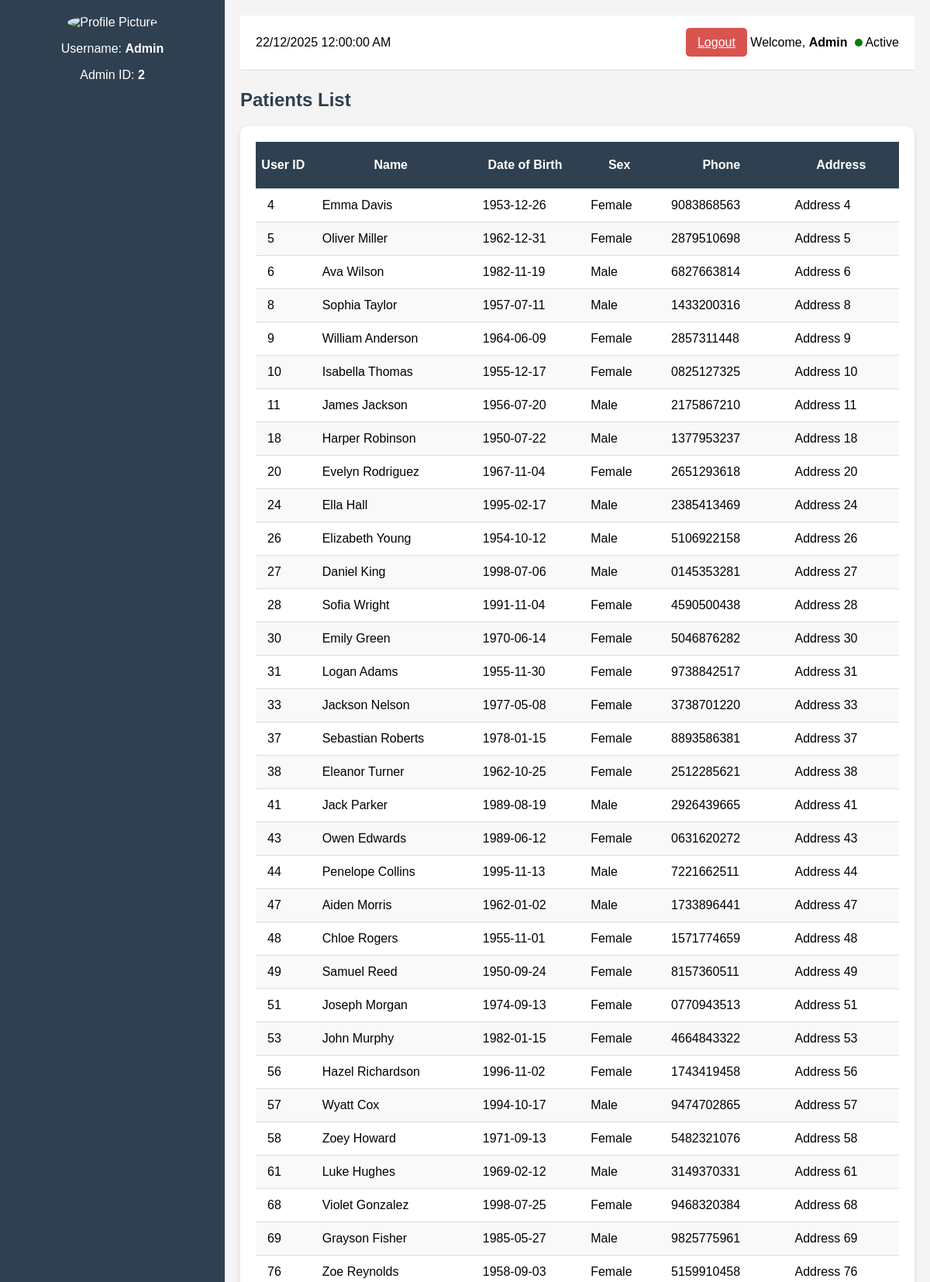
The app's page /check-patient (signed in, upper part) with its own data.
### website/models.py (models this page shows)
class User(db.Model, UserMixin):
    __tablename__ = 'user'
    user_id = db.Column(db.Integer, primary_key=True)
    password = db.Column(db.String(255), nullable=True)
    name = db.Column(db.String(255), nullable=True)
    dob = db.Column(db.Date, nullable=True)
    sex = db.Column(db.String(255), nullable=True)
    phone = db.Column(db.String(255), nullable=True)
    address = db.Column(db.String(255), nullable=True)
    role = db.Column(db.Integer, nullable=True)
    __table_args__ = (
        CheckConstraint(sex.in_(['Male', 'Female']), name='check_sex'),
        CheckConstraint(role.in_([1, 2]), name='check_user_role')
    )
    patient = db.relationship('Patient', backref='user', uselist=False)
    doctor = db.relationship('Doctor', backref='user', uselist=False)

### website/views.py (the view)
@views.route('/check-patient', methods=['GET'])
@login_required
def check_patient():
    result = db.session.execute(text(
        """
        SELECT
            user.user_id,
            user.name,
            user.dob,
            user.sex,
            user.phone,
            user.address
        FROM
            user
        JOIN
            patient ON user.user_id = patient.user_id
        """
    ))
    columns = result.keys()  # Get column names
    rows = result.fetchall()
    patients = [dict(zip(columns, row)) for row in rows]
    return render_template(
        "checkPatient.html",
        patients=patients,
        today=date.today()  # Pass today's date to the template
    )

### website/__init__.py (called while the page is built)
def create_app():
    app = Flask(__name__)
    app.config['SECRET_KEY'] = 'hjshjhdjah kjshkjdhjs'
    app.config['SQLALCHEMY_DATABASE_URI'] = f'sqlite:///{DB_NAME}'
    db.init_app(app)
    from .views import views
    from .auth import auth
    app.register_blueprint(views, url_prefix='/')
    app.register_blueprint(auth, url_prefix='/')
    from .models import User
    with app.app_context():
        db.create_all()
    login_manager = LoginManager()
    login_manager.login_view = 'auth.login'
    login_manager.init_app(app)
    @login_manager.user_loader
    def load_user(user_id):
        return User.query.get(int(user_id))
    return app

### website/templates/checkPatient.html (shortened to what this page needs)
<!DOCTYPE html>
<html lang="en">
  <head>
    <link
      rel="stylesheet"
      href="{{ url_for('static', filename='checkPatient.css') }}"
    />
  </head>
  <body>
    <div class="container">
      <div class="sidebar">
        <div class="profile">
          <img
            src="https://png.pngtree.com/png-vector/20190223/ourlarge/pngtree-admin-rolls-glyph-black-icon-png-image_691507.jpg"
            alt="Profile Picture"
          />
          <p>Username: <strong>Admin</strong></p>
          <p>Admin ID: <strong>2</strong></p>
        </div>
      </div>
      <div class="main-content">
        <header class="header">
          <div class="date-time">
            <p>{{ today.strftime('%d/%m/%Y %I:%M:%S %p') }}</p>
          </div>
          <div class="logout">
            <a class="logout-button" href="/logout">Logout</a>
            <span>Welcome, <strong>Admin</strong></span>
            <div class="status-dot"></div>
            <span>Active</span>
          </div>
        </header>
        <div class="patients-section">
          <h3>Patients List</h3>
          <div class="patients-table-inside">
            <table>
              <thead>
                <tr>
                  <th>User ID</th>
                  <th>Name</th>
                  <th>Date of Birth</th>
                  <th>Sex</th>
                  <th>Phone</th>
                  <th>Address</th>
                </tr>
              </thead>
              <tbody>
                {% for patient in patients %}
                <tr>
                  <td>{{ patient['user_id'] }}</td>
                  <td>{{ patient['name'] }}</td>
                  <td>{{ patient['dob'] }}</td>
                  <td>{{ patient['sex'] }}</td>
                  <td>{{ patient['phone'] }}</td>
                  <td>{{ patient['address'] }}</td>
                </tr>
                {% endfor %}
              </tbody>
            </table>
          </div>
        </div>
      </div>
    </div>
  </body>
</html>

### website/static/checkPatient.css (style rules this page uses)
body { font-family: Arial, sans-serif; margin: 0; padding: 0; background-color: #f4f4f4; }
.container { display: flex; height: 100vh; }
.sidebar { width: 250px; background-color: #2f4050; color: #fff; display: flex; flex-direction: column; justify-content: space-between; padding: 20px; }
.profile { text-align: center; }
.profile img { border-radius: 50%; width: 70px; height: 70px; }
.main-content { flex: 1; padding: 20px; overflow-y: auto; }
.header { display: flex; justify-content: space-between; align-items: center; background-color: #fff; padding: 10px 20px; border-bottom: 1px solid #ddd; }
.logout-button { background-color: #d9534f; color: #fff; padding: 10px 15px; border: none; cursor: pointer; border-radius: 5px; }
.status-dot { display: inline-block; width: 10px; height: 10px; background-color: green; border-radius: 50%; margin-left: 5px; }
.patients-section { margin-top: 20px; }
.patients-section h3 { margin-bottom: 20px; font-size: 24px; color: #2f4050; }
.patients-table-inside { max-height: 70vh; overflow-y: auto; background-color: #fff; border-radius: 10px; padding: 20px; box-shadow: 0 4px 8px rgba(0, 0, 0, 0.1); }
table { width: 100%; border-collapse: collapse; }
thead { background-color: #2f4050; padding-top: 0cm; color: #fff; }
thead th { position: sticky; top: 0; background-color: #2f4050; z-index: 10; text-align: center; padding: 0; height: 60px; line-height: 60px; border-bottom: 1px solid #ddd; }
th, td { padding: 12px 15px; text-align: left; border-bottom: 1px solid #ddd; }
tbody tr:nth-child(even) { background-color: #f9f9f9; }

### records on screen
User: user_id "4", name "Emma Davis", dob "1953-12-26", sex "Female", phone "9083868563", address "Address 4"
User: user_id "5", name "Oliver Miller", dob "1962-12-31", sex "Female", phone "2879510698", address "Address 5"
User: user_id "6", name "Ava Wilson", dob "1982-11-19", sex "Male", phone "6827663814", address "Address 6"
User: user_id "8", name "Sophia Taylor", dob "1957-07-11", sex "Male", phone "1433200316", address "Address 8"
User: user_id "9", name "William Anderson", dob "1964-06-09", sex "Female", phone "2857311448", address "Address 9"
User: user_id "10", name "Isabella Thomas", dob "1955-12-17", sex "Female", phone "0825127325", address "Address 10"
User: user_id "11", name "James Jackson", dob "1956-07-20", sex "Male", phone "2175867210", address "Address 11"
User: user_id "18", name "Harper Robinson", dob "1950-07-22", sex "Male", phone "1377953237", address "Address 18"
User: user_id "20", name "Evelyn Rodriguez", dob "1967-11-04", sex "Female", phone "2651293618", address "Address 20"
User: user_id "24", name "Ella Hall", dob "1995-02-17", sex "Male", phone "2385413469", address "Address 24"
User: user_id "26", name "Elizabeth Young", dob "1954-10-12", sex "Male", phone "5106922158", address "Address 26"
User: user_id "27", name "Daniel King", dob "1998-07-06", sex "Male", phone "0145353281", address "Address 27"
User: user_id "28", name "Sofia Wright", dob "1991-11-04", sex "Female", phone "4590500438", address "Address 28"
User: user_id "30", name "Emily Green", dob "1970-06-14", sex "Female", phone "5046876282", address "Address 30"
User: user_id "31", name "Logan Adams", dob "1955-11-30", sex "Female", phone "9738842517", address "Address 31"
User: user_id "33", name "Jackson Nelson", dob "1977-05-08", sex "Female", phone "3738701220", address "Address 33"
User: user_id "37", name "Sebastian Roberts", dob "1978-01-15", sex "Female", phone "8893586381", address "Address 37"
User: user_id "38", name "Eleanor Turner", dob "1962-10-25", sex "Female", phone "2512285621", address "Address 38"
User: user_id "41", name "Jack Parker", dob "1989-08-19", sex "Male", phone "2926439665", address "Address 41"
User: user_id "43", name "Owen Edwards", dob "1989-06-12", sex "Female", phone "0631620272", address "Address 43"
User: user_id "44", name "Penelope Collins", dob "1995-11-13", sex "Male", phone "7221662511", address "Address 44"
User: user_id "47", name "Aiden Morris", dob "1962-01-02", sex "Male", phone "1733896441", address "Address 47"
User: user_id "48", name "Chloe Rogers", dob "1955-11-01", sex "Female", phone "1571774659", address "Address 48"
User: user_id "49", name "Samuel Reed", dob "1950-09-24", sex "Female", phone "8157360511", address "Address 49"
User: user_id "51", name "Joseph Morgan", dob "1974-09-13", sex "Female", phone "0770943513", address "Address 51"
User: user_id "53", name "John Murphy", dob "1982-01-15", sex "Female", phone "4664843322", address "Address 53"
User: user_id "56", name "Hazel Richardson", dob "1996-11-02", sex "Female", phone "1743419458", address "Address 56"
User: user_id "57", name "Wyatt Cox", dob "1994-10-17", sex "Male", phone "9474702865", address "Address 57"
User: user_id "58", name "Zoey Howard", dob "1971-09-13", sex "Female", phone "5482321076", address "Address 58"
User: user_id "61", name "Luke Hughes", dob "1969-02-12", sex "Male", phone "3149370331", address "Address 61"
User: user_id "68", name "Violet Gonzalez", dob "1998-07-25", sex "Female", phone "9468320384", address "Address 68"
User: user_id "69", name "Grayson Fisher", dob "1985-05-27", sex "Male", phone "9825775961", address "Address 69"
User: user_id "76", name "Zoe Reynolds", dob "1958-09-03", sex "Female", phone "5159910458", address "Address 76"
